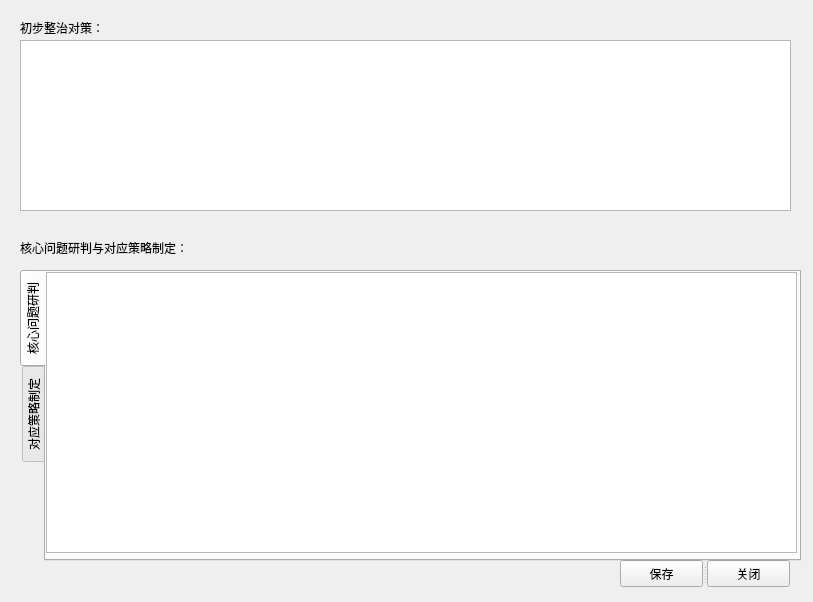
<?xml version="1.0" encoding="UTF-8"?>
<ui version="4.0">
 <class>WenTi_CeLueForm</class>
 <widget class="QWidget" name="WenTi_CeLueForm">
  <property name="geometry">
   <rect>
    <x>0</x>
    <y>0</y>
    <width>813</width>
    <height>602</height>
   </rect>
  </property>
  <property name="windowTitle">
   <string>核心问题研判与对应策略制定</string>
  </property>
  <widget class="QLabel" name="label">
   <property name="geometry">
    <rect>
     <x>20</x>
     <y>20</y>
     <width>161</width>
     <height>16</height>
    </rect>
   </property>
   <property name="text">
    <string>初步整治对策：</string>
   </property>
  </widget>
  <widget class="QTabWidget" name="tabWidget">
   <property name="geometry">
    <rect>
     <x>20</x>
     <y>270</y>
     <width>781</width>
     <height>291</height>
    </rect>
   </property>
   <property name="tabPosition">
    <enum>QTabWidget::West</enum>
   </property>
   <property name="currentIndex">
    <number>0</number>
   </property>
   <widget class="QWidget" name="tab_1">
    <attribute name="title">
     <string>核心问题研判</string>
    </attribute>
    <widget class="QTextEdit" name="textEditProblem">
     <property name="geometry">
      <rect>
       <x>0</x>
       <y>0</y>
       <width>751</width>
       <height>281</height>
      </rect>
     </property>
     <property name="html">
      <string>&lt;!DOCTYPE HTML PUBLIC &quot;-//W3C//DTD HTML 4.0//EN&quot; &quot;http://www.w3.org/TR/REC-html40/strict.dtd&quot;&gt;
&lt;html&gt;&lt;head&gt;&lt;meta name=&quot;qrichtext&quot; content=&quot;1&quot; /&gt;&lt;style type=&quot;text/css&quot;&gt;
p, li { white-space: pre-wrap; }
&lt;/style&gt;&lt;/head&gt;&lt;body style=&quot; font-family:'SimSun'; font-size:9pt; font-weight:400; font-style:normal;&quot;&gt;
&lt;p style=&quot;-qt-paragraph-type:empty; margin-top:0px; margin-bottom:0px; margin-left:0px; margin-right:0px; -qt-block-indent:0; text-indent:0px; font-family:'Sans'; font-size:10pt;&quot;&gt;&lt;br /&gt;&lt;/p&gt;&lt;/body&gt;&lt;/html&gt;</string>
     </property>
    </widget>
   </widget>
   <widget class="QWidget" name="tab_2">
    <attribute name="title">
     <string>对应策略制定</string>
    </attribute>
    <widget class="QTextEdit" name="textEditStrategy">
     <property name="geometry">
      <rect>
       <x>0</x>
       <y>0</y>
       <width>751</width>
       <height>321</height>
      </rect>
     </property>
     <property name="html">
      <string>&lt;!DOCTYPE HTML PUBLIC &quot;-//W3C//DTD HTML 4.0//EN&quot; &quot;http://www.w3.org/TR/REC-html40/strict.dtd&quot;&gt;
&lt;html&gt;&lt;head&gt;&lt;meta name=&quot;qrichtext&quot; content=&quot;1&quot; /&gt;&lt;style type=&quot;text/css&quot;&gt;
p, li { white-space: pre-wrap; }
&lt;/style&gt;&lt;/head&gt;&lt;body style=&quot; font-family:'SimSun'; font-size:9pt; font-weight:400; font-style:normal;&quot;&gt;
&lt;p style=&quot;-qt-paragraph-type:empty; margin-top:0px; margin-bottom:0px; margin-left:0px; margin-right:0px; -qt-block-indent:0; text-indent:0px; font-family:'Sans'; font-size:10pt;&quot;&gt;&lt;br /&gt;&lt;/p&gt;&lt;/body&gt;&lt;/html&gt;</string>
     </property>
    </widget>
   </widget>
  </widget>
  <widget class="QLabel" name="label_2">
   <property name="geometry">
    <rect>
     <x>20</x>
     <y>240</y>
     <width>211</width>
     <height>16</height>
    </rect>
   </property>
   <property name="text">
    <string>核心问题研判与对应策略制定：</string>
   </property>
  </widget>
  <widget class="QTableView" name="tableView">
   <property name="geometry">
    <rect>
     <x>20</x>
     <y>40</y>
     <width>771</width>
     <height>171</height>
    </rect>
   </property>
   <attribute name="horizontalHeaderVisible">
    <bool>true</bool>
   </attribute>
  </widget>
  <widget class="QSplitter" name="splitter">
   <property name="geometry">
    <rect>
     <x>620</x>
     <y>560</y>
     <width>170</width>
     <height>27</height>
    </rect>
   </property>
   <property name="orientation">
    <enum>Qt::Horizontal</enum>
   </property>
   <widget class="QPushButton" name="btn_save">
    <property name="text">
     <string>保存</string>
    </property>
   </widget>
   <widget class="QPushButton" name="btn_close">
    <property name="text">
     <string>关闭</string>
    </property>
   </widget>
  </widget>
  <zorder>splitter</zorder>
  <zorder>label</zorder>
  <zorder>label_2</zorder>
  <zorder>tableView</zorder>
  <zorder>tabWidget</zorder>
  <zorder>textEditStrategy</zorder>
 </widget>
 <resources/>
 <connections/>
</ui>
